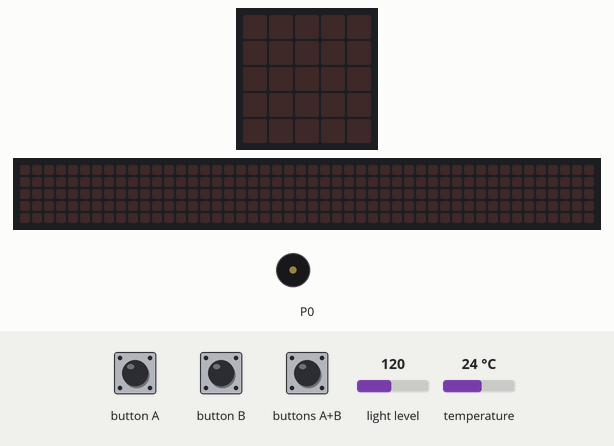
A program run on a simulated BBC micro:bit (MakeCode). Shown: the board's 5×5 LED display, a strip that is not on the board, showing the scrolling text unrolled, buzzer (waves = sounding). The test bench sets the inputs (shaded band); at power-on: light level 120, temperature 24 °C. The 48×5 strip is a reading aid, not a part: it shows the text the display is scrolling, unrolled, one strip-width of it at a time.

Above: at 1.2 s.
1.3 s: button A pressed for 0.15 s
At 4.0 s:
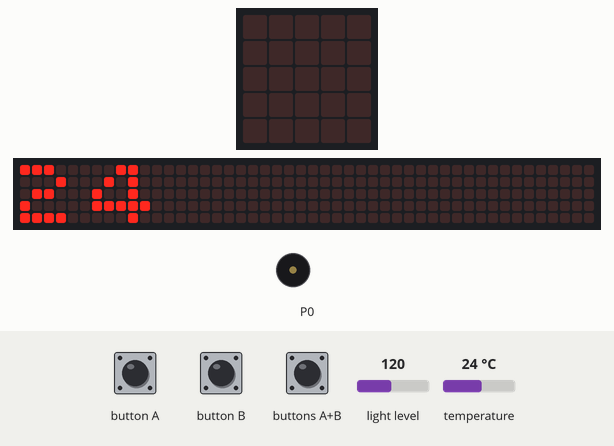
4.3 s: buttons A+B pressed for 0.15 s
At 4.8 s:
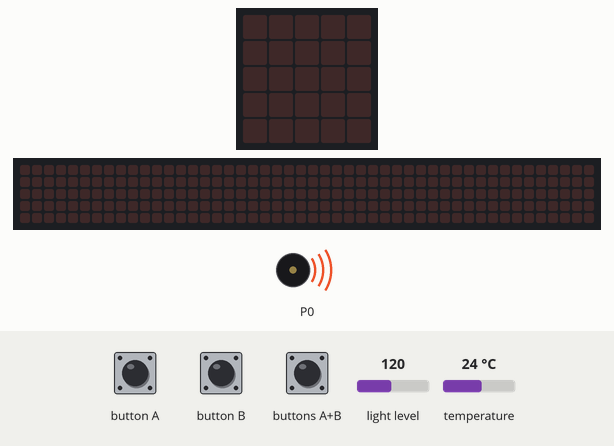
7.4 s: button B pressed for 0.15 s
At 7.7 s:
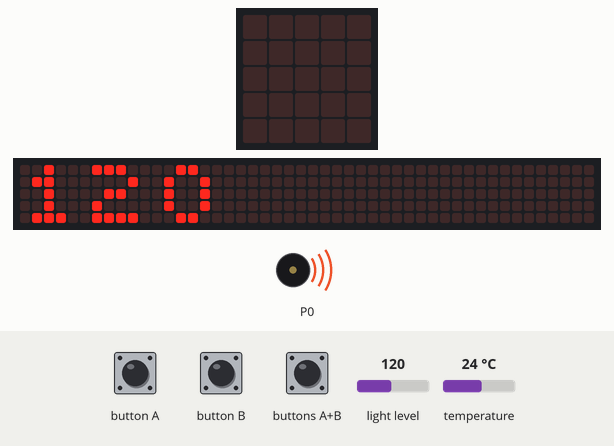
10.4 s: buttons A+B pressed for 1 s
At 13.3 s:
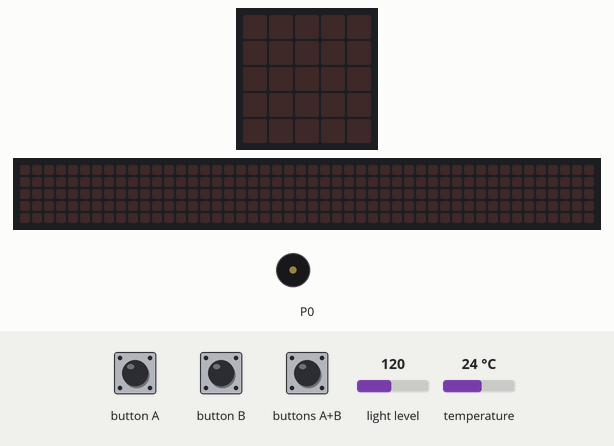
Timing chart, 0 to 14.4 s (numbered marks = the images above; inputs shaded):
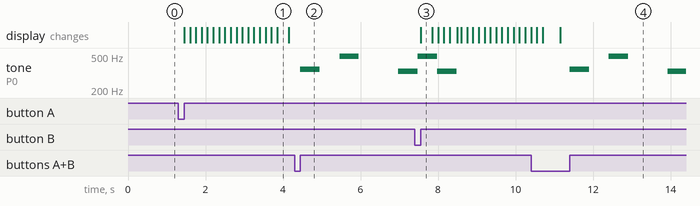

Measured:
- after the input at 1.3 s, the display: changes after 0.15 s (image 1)
- after the input at 4.3 s, tone on P0: plays 349 Hz for 0.50 s, 494 Hz for 0.50 s, 330 Hz for 0.42 s, starting after 0.15 s
- after the input at 7.4 s, the display: changes after 0.15 s (image 3)
- after the input at 10.4 s, tone on P0: plays 349 Hz for 0.50 s, 494 Hz for 0.50 s, 330 Hz for 0.47 s, starting after 1.0 s

The program:

main.ts
```typescript
input.onButtonPressed(Button.A, function () {
    basic.showString("" + (input.temperature()))
})
input.onButtonPressed(Button.AB, function () {
    music.playMelody("F - B - - E B E ", 120)
})
input.onButtonPressed(Button.B, function () {
    basic.showString("" + (input.lightLevel()))
})
```

test.ts
```typescript
// les tests vont ici ; cela ne sera pas compilé si ce paquet est utilisé en tant qu'extension.
```
